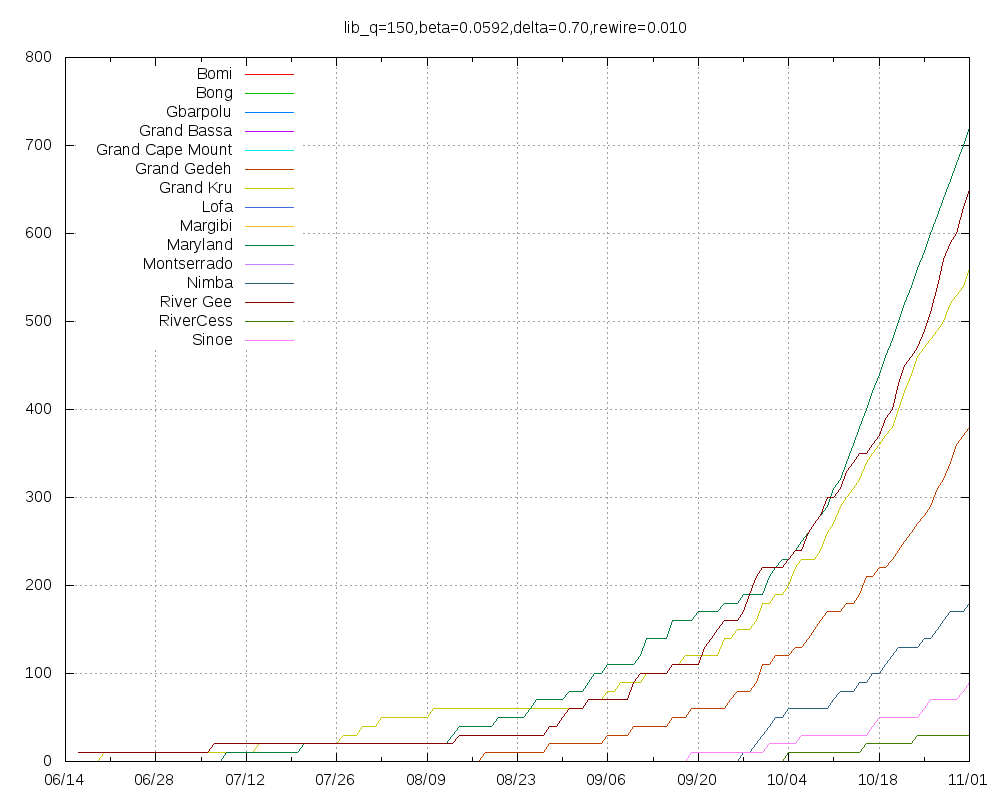

Write gnuplot code to recreate this figure.
set title "lib_q=150,beta=0.0592,delta=0.70,rewire=0.010"
set key top left
set grid
set xdata time
set timefmt "%Y-%m-%d"
set terminal png size 1000,800
set output "lib_q=150,beta=0.0592,delta=0.70,rewire=0.010.png"
plot "Bomi.tab" using 1:2 title "Bomi" with lines,"Bong.tab" using 1:2 title "Bong" with lines,"Gbarpolu.tab" using 1:2 title "Gbarpolu" with lines,"Grand_Bassa.tab" using 1:2 title "Grand Bassa" with lines,"Grand_Cape_Mount.tab" using 1:2 title "Grand Cape Mount" with lines,"Grand_Gedeh.tab" using 1:2 title "Grand Gedeh" with lines,"Grand_Kru.tab" using 1:2 title "Grand Kru" with lines,"Lofa.tab" using 1:2 title "Lofa" with lines,"Margibi.tab" using 1:2 title "Margibi" with lines,"Maryland.tab" using 1:2 title "Maryland" with lines,"Montserrado.tab" using 1:2 title "Montserrado" with lines,"Nimba.tab" using 1:2 title "Nimba" with lines,"River_Gee.tab" using 1:2 title "River Gee" with lines,"RiverCess.tab" using 1:2 title "RiverCess" with lines,"Sinoe.tab" using 1:2 title "Sinoe" with lines
